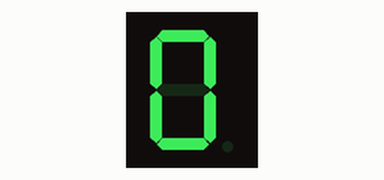
The sketch below on a simulated Arduino Uno, built with avr-gcc and run on an emulated ATmega328P. On the bench: 1-digit seven-segment display. Wiring (inferred from the names in the program): 1-digit 7-segment display, segments lit when HIGH: segments pin 3, pin 8, pin 2, pin 7, pin 4, pin 6, pin 5. The segment pins are drawn as the display they are named for.

Above: at 0.1 s.
At 1.1 s:
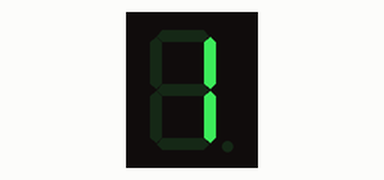
At 2.1 s:
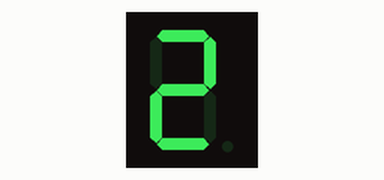
At 3.6 s:
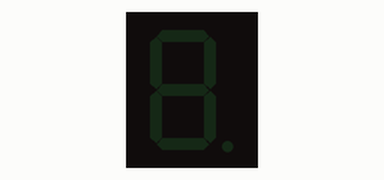
At 7.1 s:
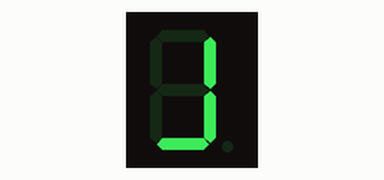
At 9.1 s:
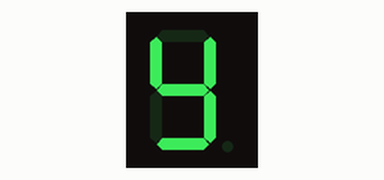

The sketch:

Lab_1_1.ino
```cpp
/*
This program has the goal of counting
from 0 to 9 on 7-segment using the simplest way possible
*/


void setup(){
pinMode(8,OUTPUT);//set as an OUTPUT pin 8
pinMode(7,OUTPUT);//set as an OUTPUT pin 7
pinMode(6,OUTPUT);//set as an OUTPUT pin 6
pinMode(5,OUTPUT);//set as an OUTPUT pin 5
pinMode(4,OUTPUT);//set as an OUTPUT pin 4
pinMode(3,OUTPUT);//set as an OUTPUT pin 3
pinMode(2,OUTPUT);//set as an OUTPUT pin 2
}


void loop(){
  //Turns on all outputs for zero
  digitalWrite(2, HIGH);//turn on pin 2
  digitalWrite(8, HIGH);//turn on pin 8
  digitalWrite(7, HIGH);//turn on pin 7
  digitalWrite(6, HIGH);//turn on pin 6
  digitalWrite(4, HIGH);//turn on pin 4
  digitalWrite(3, HIGH);//turn on pin 3
  delay(500); //programs stops for 0.5 seconds
//Turns off all outputs
  digitalWrite(8,LOW);//turn off pin 8
digitalWrite(7,LOW);//turn off pin 7
digitalWrite(6,LOW);//turn off pin 6
digitalWrite(5,LOW);//turn off pin 5
digitalWrite(4,LOW);//turn off pin 4
digitalWrite(3,LOW);//turn off pin 3
digitalWrite(2,LOW);//turn off pin 2
  delay(500);//programs stops for 0.5 seconds

  //Turns on all outputs for one
  digitalWrite(2, HIGH);//turn on pin 2
  digitalWrite(8, HIGH);//turn on pin 8
  delay(500);//programs stops for 0.5 seconds
  //Turns off all outputs
  digitalWrite(8,LOW);//turn off pin 8
digitalWrite(7,LOW);//turn off pin 7
digitalWrite(6,LOW);//turn off pin 6
digitalWrite(5,LOW);//turn off pin 5
digitalWrite(4,LOW);//turn off pin 4
digitalWrite(3,LOW);//turn off pin 3
digitalWrite(2,LOW);//turn off pin 2
  delay(500);//programs stops for 0.5 seconds
  //Turns on all outputs for two
  digitalWrite(8, HIGH); //turn on pin 8
  digitalWrite(7, HIGH);//turn on pin 7
  digitalWrite(5, HIGH);//turn on pin 5
  digitalWrite(4, HIGH);//turn on pin 4
  digitalWrite(3, HIGH);//turn on pin 3
  delay(500);//programs stops for 0.5 seconds
  //Turns off all outputs
  digitalWrite(8,LOW);//turn off pin 8
digitalWrite(7,LOW);//turn off pin 7
digitalWrite(6,LOW);//turn off pin 6
digitalWrite(5,LOW);//turn off pin 5
digitalWrite(4,LOW);//turn off pin 4
digitalWrite(3,LOW);//turn off pin 3
digitalWrite(2,LOW);//turn off pin 2
  delay(500);//programs stops for 0.5 seconds
  //Turns on all outputs for three
  digitalWrite(8, HIGH); //turn on pin 8
  digitalWrite(7, HIGH);//turn on pin 7
  digitalWrite(5, HIGH);//turn on pin 5
  digitalWrite(2, HIGH);//turn on pin 2
  digitalWrite(3, HIGH);//turn on pin 3
  delay(500);//programs stops for 0.5 seconds
  //Turns off all outputs
  digitalWrite(8,LOW);//turn off pin 8
digitalWrite(7,LOW);//turn off pin 7
digitalWrite(6,LOW);//turn off pin 6
digitalWrite(5,LOW);//turn off pin 5
digitalWrite(4,LOW);//turn off pin 4
digitalWrite(3,LOW);//turn off pin 3
digitalWrite(2,LOW);//turn off pin 2
  delay(500);//programs stops for 0.5 seconds
  //Turns on all outputs for four
  digitalWrite(2, HIGH);//turn on pin 2
  digitalWrite(8, HIGH);//turn on pin 8
  digitalWrite(6, HIGH);//turn on pin 6
  digitalWrite(5, HIGH);//turn on pin 5

  delay(500); //programs stops for 0.5 seconds
  //Turns off all outputs
  digitalWrite(8,LOW);//turn off pin 8
digitalWrite(7,LOW);//turn off pin 7
digitalWrite(6,LOW);//turn off pin 6
digitalWrite(5,LOW);//turn off pin 5
digitalWrite(4,LOW);//turn off pin 4
digitalWrite(3,LOW);//turn off pin 3
digitalWrite(2,LOW);//turn off pin 2
  delay(500);//programs stops for 0.5 seconds
  //Turns on all outputs for 5
    digitalWrite(2, HIGH);//turn on pin 2
  digitalWrite(7, HIGH);//turn on pin 7
  digitalWrite(6, HIGH);//turn on pin 6
  digitalWrite(5, HIGH);//turn on pin 5
  digitalWrite(3, HIGH);//turn on pin 3
  delay(500); //programs stops for 0.5 seconds
  //Turns off all outputs
  digitalWrite(8,LOW);//turn off pin 8
digitalWrite(7,LOW);//turn off pin 7
digitalWrite(6,LOW);//turn off pin 6
digitalWrite(5,LOW);//turn off pin 5
digitalWrite(4,LOW);//turn off pin 4
digitalWrite(3,LOW);//turn off pin 3
digitalWrite(2,LOW);//turn off pin 2
  delay(500);//programs stops for 0.5 seconds

  //Turns on all outputs for 6
   digitalWrite(2, HIGH);//turn on pin 2
  digitalWrite(7, HIGH);//turn on pin 7
  digitalWrite(6, HIGH);//turn on pin 6
  digitalWrite(5, HIGH);//turn on pin 5
  digitalWrite(4, HIGH);//turn on pin 4
  digitalWrite(3, HIGH);//turn on pin 3
  delay(500); //programs stops for 0.5 seconds
  //Turns off all outputs
  digitalWrite(8,LOW);//turn off pin 8
digitalWrite(7,LOW);//turn off pin 7
digitalWrite(6,LOW);//turn off pin 6
digitalWrite(5,LOW);//turn off pin 5
digitalWrite(4,LOW);//turn off pin 4
digitalWrite(3,LOW);//turn off pin 3
digitalWrite(2,LOW);//turn off pin 2
  delay(500);//programs stops for 0.5 seconds

  //Turns on all outputs for 7
   digitalWrite(2, HIGH);//turn on pin 2
  digitalWrite(8, HIGH);//turn on pin 8
  digitalWrite(7, HIGH);//turn on pin 7
  delay(500); //programs stops for 0.5 seconds
  //Turns off all outputs
  digitalWrite(8,LOW);//turn off pin 8
digitalWrite(7,LOW);//turn off pin 7
digitalWrite(6,LOW);//turn off pin 6
digitalWrite(5,LOW);//turn off pin 5
digitalWrite(4,LOW);//turn off pin 4
digitalWrite(3,LOW);//turn off pin 3
digitalWrite(2,LOW);//turn off pin 2
  delay(500);//programs stops for 0.5 seconds
  //Turns on all outputs for eight
  digitalWrite(2, HIGH);//turn on pin 2
  digitalWrite(8, HIGH);//turn on pin 8
  digitalWrite(7, HIGH);//turn on pin 7
  digitalWrite(6, HIGH);//turn on pin 6
  digitalWrite(5, HIGH);//turn on pin 5
  digitalWrite(4, HIGH);//turn on pin 4
  digitalWrite(3, HIGH);//turn on pin 3
  delay(500); //programs stops for 0.5 seconds
  //Turns off all outputs
  digitalWrite(8,LOW);//turn off pin 8
digitalWrite(7,LOW);//turn off pin 7
digitalWrite(6,LOW);//turn off pin 6
digitalWrite(5,LOW);//turn off pin 5
digitalWrite(4,LOW);//turn off pin 4
digitalWrite(3,LOW);//turn off pin 3
digitalWrite(2,LOW);//turn off pin 2
  delay(500);//programs stops for 0.5 seconds
  //Turns on all outputs for 9
    digitalWrite(2, HIGH);//turn on pin 2
  digitalWrite(8, HIGH);//turn on pin 8
  digitalWrite(7, HIGH);//turn on pin 7
  digitalWrite(6, HIGH);//turn on pin 6
  digitalWrite(5, HIGH);//turn on pin 5
  delay(500);//programs stops for 0.5 seconds
  //Turns off all outputs
  digitalWrite(8,LOW);//turn off pin 8
digitalWrite(7,LOW);//turn off pin 7
digitalWrite(6,LOW);//turn off pin 6
digitalWrite(5,LOW);//turn off pin 5
digitalWrite(4,LOW);//turn off pin 4
digitalWrite(3,LOW);//turn off pin 3
digitalWrite(2,LOW);//turn off pin 2
  delay(500);//programs stops for 0.5 seconds

}
```

Measured:
- by itself, everything shown: repeats every 10.0 s, in 20 steps
- what the display in image 1 shows lasts 0.5 s, from 1.0 s to 1.5 s
